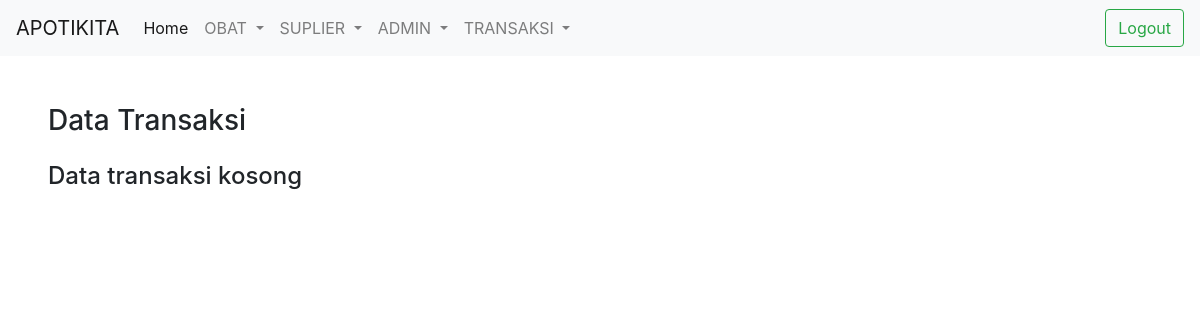
Page /index.php/main/datatransaksi on the earlier database version.
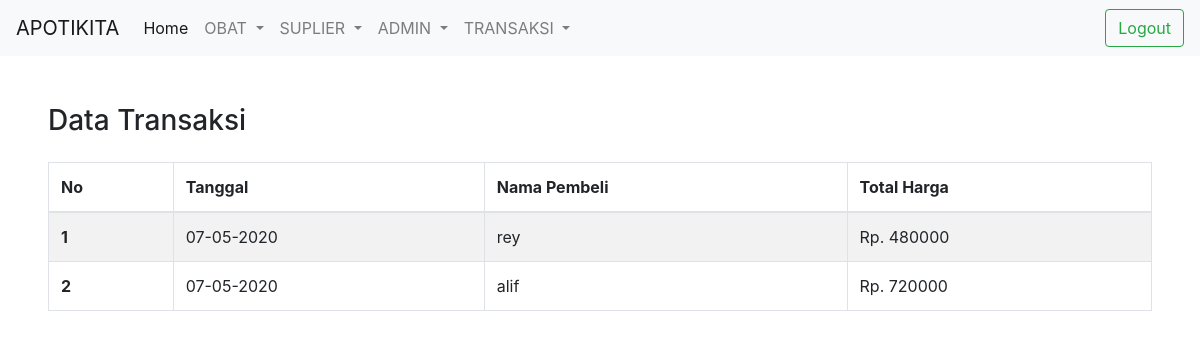
Same page on the later database version.
### tables this page shows
CREATE TABLE `transaksi` (
  `id_transaksi` int(5) NOT NULL,
  `tgl` varchar(16) NOT NULL,
  `nama_pembeli` varchar(64) NOT NULL,
  `obat` varchar(100) NOT NULL,
  `jumlah_obat` varchar(100) NOT NULL
);

### application/controllers/Main.php (called while the page is built, shortened)
<?php
class Main extends CI_Controller
{
    public function __construct()
    {
        $this->load->library('form_validation');
        $this->load->model('M_user');
        $this->load->model('M_obat');
        $this->load->model('M_suplier');
        $this->load->model('M_transaksi');
    }
    public function datatransaksi()
    {
        $data['tr'] = $this->M_transaksi->getTransaksi();
        $i = 0;
        foreach ($data['tr'] as $d) {
            $obat = json_decode($d['obat']);
            $j = 0;
            $harga[] = [];
            foreach ($obat as $o) {
                $obat = $this->M_obat->getObatId($o);
                $qty = json_decode($d['jumlah_obat'])[$j];
                $harga[$j] = $obat['harga'] * $qty;
                $j++;
            }
            $data['total'][$i] = array_sum($harga);
            $i++;
        }
        $this->load->view('part/header');
        $this->load->view('datatransaksi', $data);
        $this->load->view('part/footer');
    }
}

### index.php (called while the page is built, shortened)
<?php
require_once BASEPATH.'core/CodeIgniter.php';

### application/models/M_transaksi.php (called while the page is built, shortened)
<?php
class M_transaksi extends CI_Model
{
    public function getTransaksi()
    {
        $hasil = $this->db->select('*')
            ->from('transaksi')
            ->get()->result_array();
        return $hasil;
    }
}

### application/views/datatransaksi.php (the view, shortened to what this page needs)
<div class="container-fluid">
    <div class="row mr-4">
        <div class="col-9 pt-5 pl-5">
            <h3>Data Transaksi</h3>
        </div>
    </div>
    <div class="row">
        <div class="col-12 py-3 px-5">
            <?php if ($tr) { ?>
                <table class="table table-striped table-hover table-bordered">
                    <thead>
                        <tr>
                            <th>No</th>
                            <th>Tanggal</th>
                            <th>Nama Pembeli</th>
                            <th>Total Harga</th>
                        </tr>
                    </thead>
                    <tbody>
                        <?php
                        $i = 0;
                        foreach ($tr as $row) { ?>
                            <tr>
                                <th><?= $i + 1 ?></th>
                                <td><?= $row['tgl'] ?></td>
                                <td><?= $row['nama_pembeli'] ?></td>
                                <td>Rp. <?= $total[$i] ?></td>
                            </tr>
                        <?php $i++;
                        } ?>
                    </tbody>
                </table>
            <?php } else {
                echo "<h4>Data transaksi kosong</h4>";
            } ?>
        </div>
    </div>
</div>

### application/views/part/header.php (shortened to what this page needs)
<!doctype html>
<html lang="en">
<head>
    <link rel="stylesheet" href="https://stackpath.bootstrapcdn.com/bootstrap/4.4.1/css/bootstrap.min.css">
    <link rel="stylesheet" href="<?= base_url('assets/css/all.min.css') ?>">
</head>
<body>
    <nav class="navbar navbar-expand-lg navbar-light bg-light">
        <a class="navbar-brand" href="<?= base_url('main/dashboard') ?>">APOTIKITA</a>
        <div class="collapse navbar-collapse" id="navbarSupportedContent">
            <ul class="navbar-nav mr-auto">
                <li class="nav-item active">
                    <a class="nav-link" href="<?= base_url('main/dashboard') ?>">Home <span class="sr-only">(current)</span></a>
                </li>
                <li class="nav-item dropdown">
                    <a class="nav-link dropdown-toggle" href="#" id="navbarDropdown" role="button" data-toggle="dropdown" aria-haspopup="true" aria-expanded="false">
                        OBAT
                    </a>
                </li>
                <li class="nav-item dropdown">
                    <a class="nav-link dropdown-toggle" href="#" id="navbarDropdown" role="button" data-toggle="dropdown" aria-haspopup="true" aria-expanded="false">
                        SUPLIER
                    </a>
                </li>
                <li class="nav-item dropdown">
                    <a class="nav-link dropdown-toggle" href="#" id="navbarDropdown" role="button" data-toggle="dropdown" aria-haspopup="true" aria-expanded="false">
                        ADMIN
                    </a>
                </li>
                <li class="nav-item dropdown">
                    <a class="nav-link dropdown-toggle" href="#" id="navbarDropdown" role="button" data-toggle="dropdown" aria-haspopup="true" aria-expanded="false">
                        TRANSAKSI
                    </a>
                </li>
            </ul>
            <form class="form-inline my-2 my-lg-0" action="<?= base_url('main/logout') ?>">
                <button class="btn btn-outline-success my-2 my-sm-0" type="submit">Logout</button>
            </form>
        </div>
    </nav>

### application/views/part/footer.php (shortened to what this page needs)
</body>
</html>

Differences in the rows shown:
added transaksi: tgl "07-05-2020", nama_pembeli "rey", i "480000"
added transaksi: tgl "07-05-2020", nama_pembeli "alif", i "720000"
Other differences:
text no longer shown: "Data transaksi kosong"
text now shown: "No Tanggal Nama Pembeli Total Harga"
